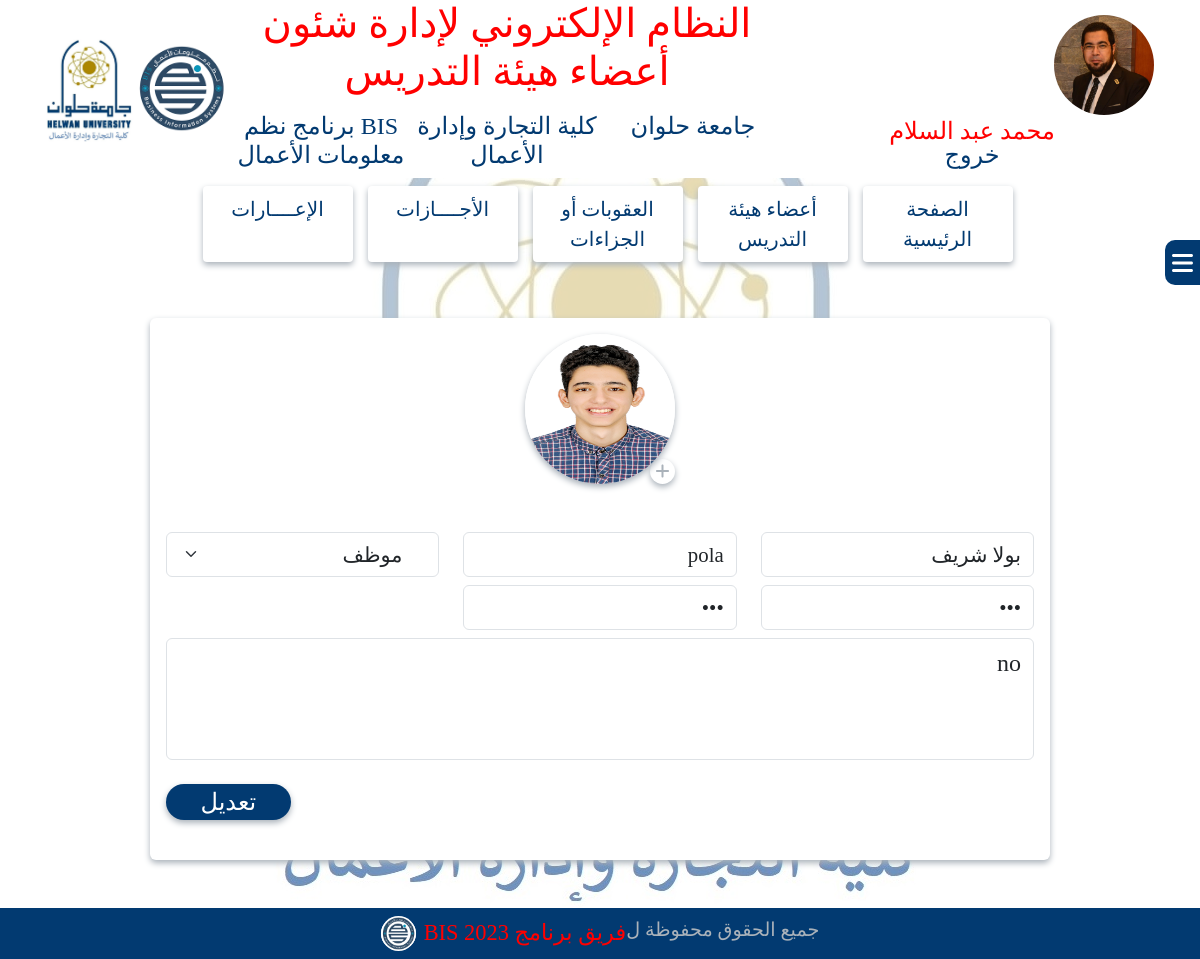
Page /system/updateUserData.php?id=2 (signed in) on the earlier database version.
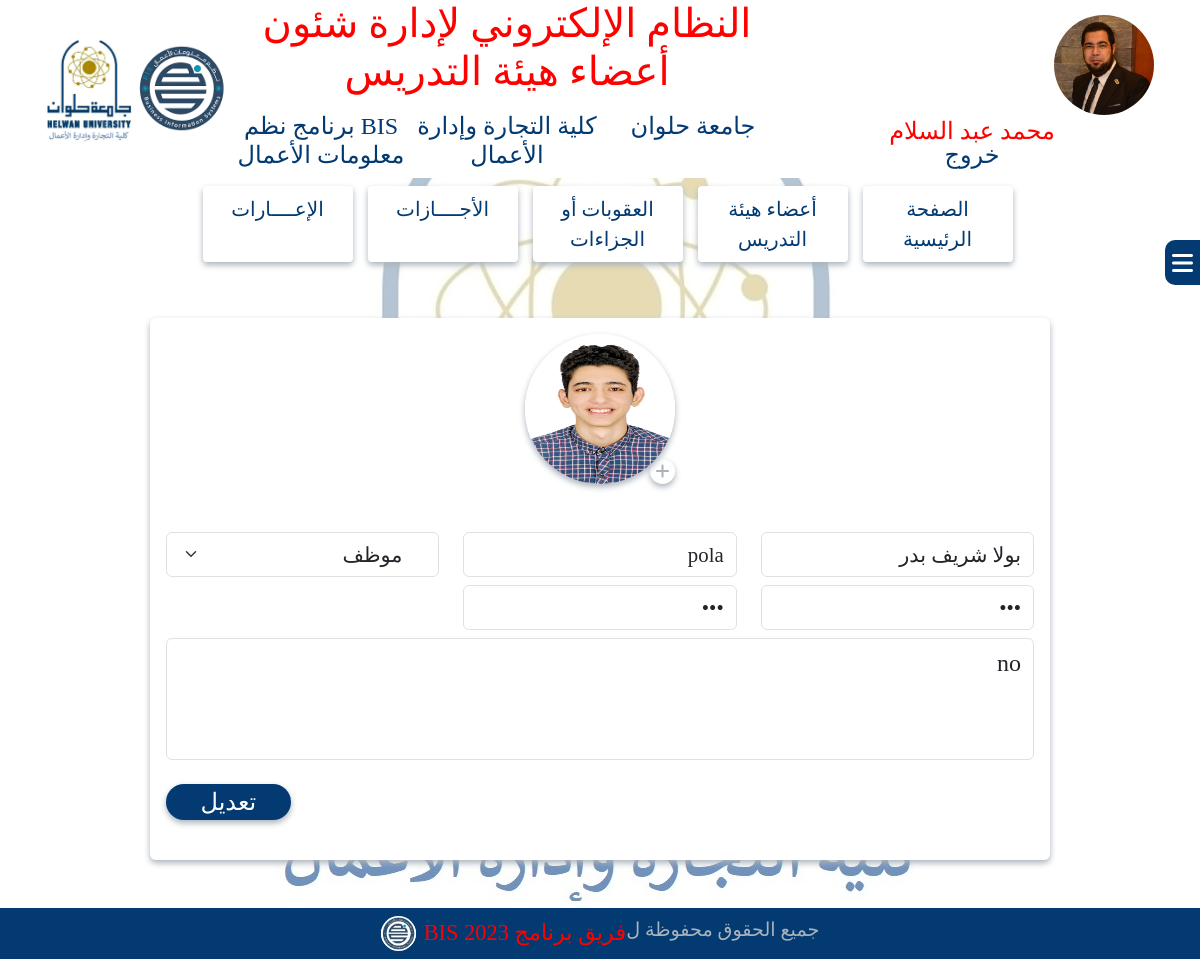
Same page on the later database version.
### tables this page shows
CREATE TABLE `users` (
  `user_id` tinyint(4) NOT NULL,
  `user_ar_name` varchar(50) NOT NULL,
  `username` varchar(30) NOT NULL,
  `password` varchar(20) NOT NULL,
  `user_type_id` tinyint(4) NOT NULL,
  `added_date` datetime NOT NULL DEFAULT current_timestamp(),
  `added_by` tinyint(4) NOT NULL,
  `Notes` text DEFAULT NULL,
  `is_enable` varchar(3) NOT NULL DEFAULT 'Yes' COMMENT 'yes or no',
  `image` varchar(50) NOT NULL
);

CREATE TABLE `users_types` (
  `user_type_id` tinyint(4) NOT NULL,
  `user_type_name` varchar(20) NOT NULL,
  `user_type_ar_name` varchar(255) NOT NULL
);

### system/updateUserData.php (the view, shortened to what the changed rows need)
<?php
include "../Connections/syscon.php";
if (isset($_GET['id'])) {
    $id = $_GET['id'];
    $Select = mysqli_query($bis, "SELECT * FROM users INNER JOIN users_types ON users.user_type_id=users_types.user_type_id WHERE  user_id=$id ");
    $row = mysqli_fetch_assoc($Select);
    $user_ar_name = $row["user_ar_name"];
    $username = $row["username"];
    $password = $row["password"];
    $Notes = $row["Notes"];
    $image = $row["image"];
    $user_type_ar_name = $row["user_type_ar_name"];
}
?>
<!DOCTYPE html>
<html lang="ar">
<head>
    <link rel="stylesheet" href="../css/all.min.css">
    <link rel="stylesheet" href="../css/bootstrap.min.css">
    <link rel="stylesheet" href="../css/style.css">
</head>
<body class="body">
    <?php
    include('header.php');
    ?>
        <?php
        include('sidebar.php');
        ?>
    <form action="" method="post" enctype="multipart/form-data">
        <div class="w-75 mx-auto m-5">
            <div class="container dataContainer p-3">
                <div class="row mb-5">
                    <div class="col-md-4 mx-auto">
                        <div class="profilePicture mx-auto border-0">
                            <img class="w-100 h-100 ratio-1x1 rounded-circle" id="profile" src="../images/users/<?php if (isset($_GET['id'])) {
                                                                                                                    echo $image;
                                                                                                                } ?>">
                            <label for="imageSelectionField" class="imageSelection">
                                <i class="fa-solid fa-plus" style="color: #AAB2BA;"></i>
                            </label>
                        </div>
                    </div>
                </div>
                <div class="row my-2">
                    <div class="col-md-4">
                        <input type="text" class="form-control" placeholder="اسم المستخدم باللغة العربية" value="<?php if (isset($_GET['id'])) {
                                                                                                                        echo $user_ar_name;
                                                                                                                    } ?>" name="user_ar_name" required>
                    </div>
                    <div class="col-md-4">
                        <input type="text" class="form-control" placeholder="اسم المستخدم باللغة الانجليزية" value="<?php if (isset($_GET['id'])) {
                                                                                                                        echo $username;
                                                                                                                    } ?>" name="username" required>
                    </div>
                    <div class="col-md-4">
                        <select name="user_type_id" id="userType" class="form-select" required>
                            <option selected class="d-none" value="<?php echo $user_type_id ?>"><?php echo $user_type_ar_name ?></option>
                        </select>
                    </div>
                </div>
                <div class="row my-2">
                    <div class="col-md-4">
                        <input type="password" class="form-control" placeholder="كلمة المرور" value="<?php if (isset($_GET['id'])) {
                                                                                                            echo $password;
                                                                                                        } ?>" name="password" required>
                    </div>
                    <div class="col-md-4">
                        <input type="password" class="form-control" placeholder="تأكيد كلمة المرور" value="<?php if (isset($_GET['id'])) {
                                                                                                                echo $password;
                                                                                                            } ?>" name="confirmPassword" required>
                    </div>
                </div>
                <div class="row my-2">
                    <div class="col-md-12">
                        <textarea name="Notes" id="notes" rows="3" placeholder="ملاحظــــــــــــات" class="form-control fs-4" required><?php if (isset($_GET['id'])) {
                                                                                                                                    echo $Notes;
                                                                                                                                } ?></textarea>
                    </div>
                </div>
            </div>
        </div>
    </form>
    <?php
    include('footer.php');
    ?>
</body>
</html>

Differences in the rows shown:
changed users "pola": user_ar_name "بولا شريف" → "بولا شريف بدر"
